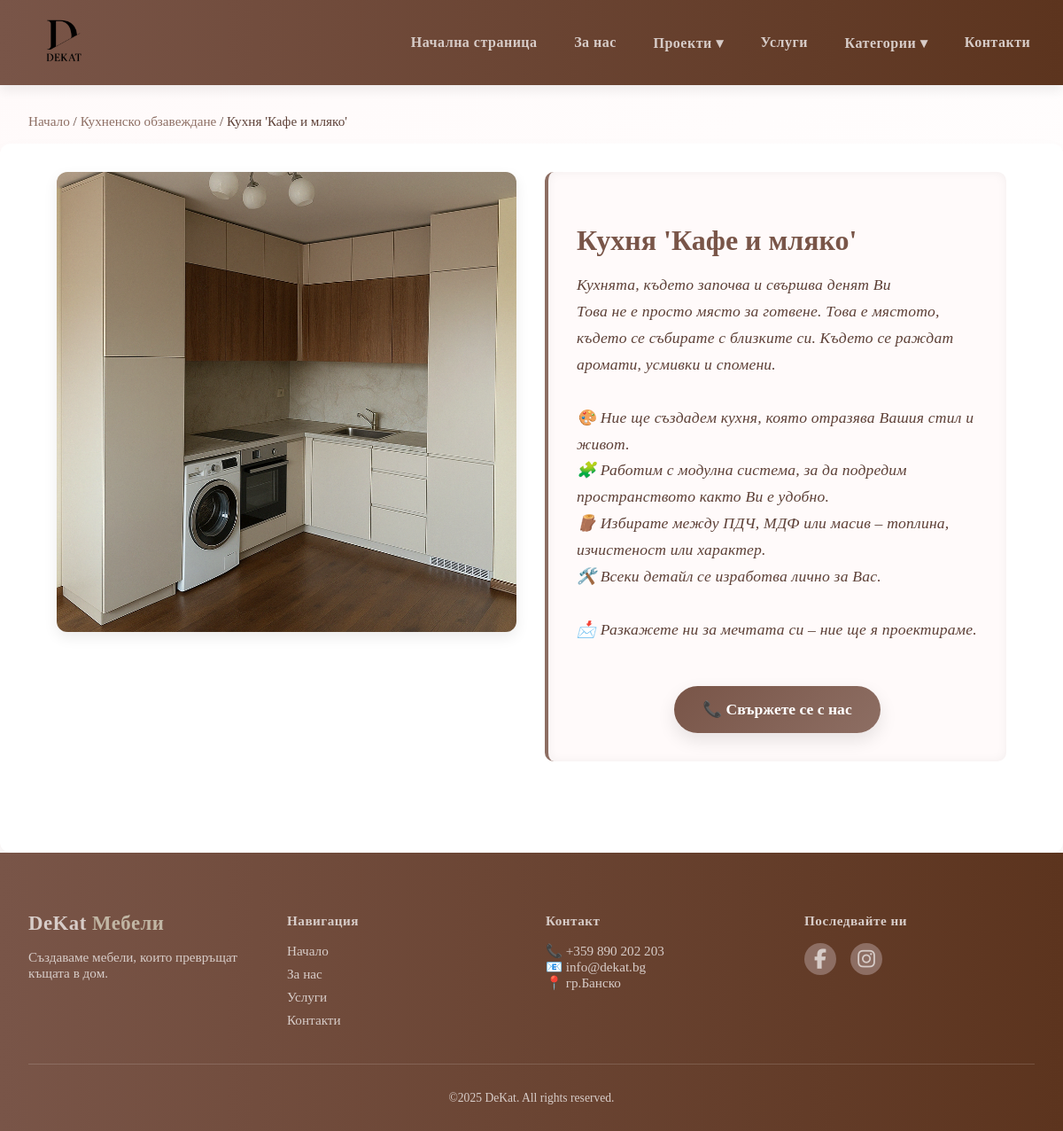
Page /project/item/kuhnya-kafe-i-mlyako/4/ on the committed database.
### store/models.py (models this page shows, shortened)
class ProjectItem(models.Model):
    name = models.CharField(max_length=255)
    description = models.TextField()
    slug = models.SlugField(max_length=255)
    image = models.ImageField(upload_to='images/')
    project = models.ForeignKey(Project,
                                on_delete=models.CASCADE,
                                null=False)
    class Meta:
        verbose_name_plural = 'Project_Items'

class Project(models.Model):
    name = models.CharField(max_length=50)
    description = models.TextField()
    slug = models.SlugField(max_length=255)
    class Meta:
        verbose_name_plural = 'projects'

### store/views.py (the view)
# urls.py: path('project/item/<slug:slug>/<int:pk>/', DetailProjectItemView.as_view(), name='project-item-detail'),
class DetailProjectItemView(DetailView):
    model = ProjectItem
    context_object_name = 'item_details'
    template_name = 'project_item_details.html'
    def get_context_data(self, **kwargs: Any) -> dict[str, Any]:
        context = super().get_context_data(**kwargs)
        context['projects'] = Project.objects.all()
        context['categories'] = Category.objects.all()
        return context

### templates/project_item_details.html (shortened to what this page needs)
{% extends 'base.html' %}
{% load static %}
{% block content %}
<div class="breadcrumb">
  <a href="{% url 'store' %}">Начало</a> /
  <a href="{% url 'product_list_by_project' item_details.project.slug item_details.project.id %}">
    {{ item_details.project.name }}
  </a> /
  <span>{{ item_details.name }}</span>
</div>
<section class="item-detail">
  <div class="main-info">
    {% if item_details.image %}
      <div class="main-image-wrapper">
        <a href="{{ item_details.image.url }}" data-lightbox="main-image">
          <img src="{{ item_details.image.url }}" alt="{{ item_details.name }}" class="main-image">
        </a>
      </div>
    {% endif %}
    <div class="info-text">
      <h1>{{ item_details.name }}</h1>
      {% if item_details.description %}
        <p>{{ item_details.description|linebreaksbr }}</p>
      {% endif %}
    <div class="cta-center">
      <a href="{% url 'contacts' %}" class="fancy-button">
        <span>📞 Свържете се с нас</span>
      </a>
    </div>
    </div>
  </div>
</section>
{% endblock %}

### static/css/base.css (style rules this page uses)
body { margin: 0; }

### static/css/forus.css (style rules this page uses)
.cta-center { text-align: center; margin-top: 3rem; animation: fadeInUp 1s ease; }

### static/css/services.css (style rules this page uses)
:root { --gradient: linear-gradient(135deg, var(--primary), var(--secondary)); }
.fancy-button { display: inline-block; background: var(--gradient); color: #fff; font-size: 1.1rem; font-weight: 600; padding: 1rem 2rem; border-radius: 40px; text-decoration: none; transition: background 0.4s ease, transform 0.3s ease; box-shadow: 0 8px 20px rgba(0,0,0,0.1); }

### static/css/main_page.css (style rules this page uses)
:root { --primary: #795548; --secondary: #8D6E63; --third: #C1B6A4; --dark: #5D4037; --light: #D7CCC8; --bg-light: #FFFAFA; }
*, *::before, *::after { box-sizing: border-box; }
body { margin: 0; font-family: 'Playfair Display', serif; color: var(--dark); background: linear-gradient(135deg, var(--bg-light) 0%, #fff 100%); }

### static/css/project_item_detail.css (style rules this page uses)
.breadcrumb { font-size: 0.95rem; margin: 2rem auto 1rem; padding: 0 2rem; max-width: 1200px; color: var(--dark); }
.breadcrumb a { text-decoration: none; color: var(--secondary); transition: color 0.3s ease; }
.item-detail { max-width: 1200px; margin: 0 auto; padding: 2rem; background-color: #fff; border-radius: 12px; box-shadow: 0 12px 24px rgba(0, 0, 0, 0.05); animation: fadeIn 0.5s ease; min-height: 800px; }
.main-info { display: flex; flex-wrap: nowrap; align-items: flex-start; justify-content: space-between; gap: 2rem; width: 100%; max-width: 100%; margin: 0 auto; padding: 0 2rem; box-sizing: border-box; }
.main-image-wrapper { flex: 1 1 50%; max-width: 50%; }
.main-image-wrapper a { display: block; width: 100%; }
.main-image { width: 100%; height: auto; object-fit: cover; border-radius: 12px; box-shadow: 0 6px 16px rgba(0, 0, 0, 0.08); transition: transform 0.3s ease, box-shadow 0.3s ease; cursor: zoom-in; }
.info-text { flex: 1 1 50%; max-width: 50%; background-color: var(--bg-light); border-left: 4px solid var(--secondary); padding: 2rem; border-radius: 10px; box-shadow: inset 0 0 12px rgba(0,0,0,0.05); }
.info-text h1 { font-size: 2rem; color: var(--primary); margin-bottom: 1rem; }
.info-text p { font-size: 1.1rem; color: var(--dark); line-height: 1.7; font-style: italic; letter-spacing: 0.2px; }

### rows in the picture
ProjectItem: project.name "Кухненско обзавеждане", name "Кухня 'Кафе и мляко'", image (picture), description "Кухнята, където започва и свършва денят Ви Това не е просто място за готвене. Това е мястото, където се събирате с близките си. Където се раждат аромати, усмивки и спомени. 🎨 Ние ще създадем кухня, която отразява Вашия стил и живот. 🧩 Работим с модулна система, за да подредим пространството както Ви е удобно. 🪵 Избирате между ПДЧ, МДФ или масив – топлина, изчистеност или характер. 🛠️ Всеки детайл се изработва лично за Вас. 📩 Разкажете ни за мечтата си – ние ще я проектираме."
